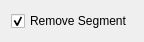
<?xml version="1.0" encoding="UTF-8"?>
<ui version="4.0">
 <class>BreakOut</class>
 <widget class="QWidget" name="BreakOut">
  <property name="geometry">
   <rect>
    <x>0</x>
    <y>0</y>
    <width>141</width>
    <height>37</height>
   </rect>
  </property>
  <layout class="QHBoxLayout" name="horizontalLayout">
   <item>
    <widget class="QCheckBox" name="RemoveSegment">
     <property name="text">
      <string>Remove Segment</string>
     </property>
     <property name="checked">
      <bool>true</bool>
     </property>
    </widget>
   </item>
  </layout>
 </widget>
 <resources/>
 <connections/>
</ui>
